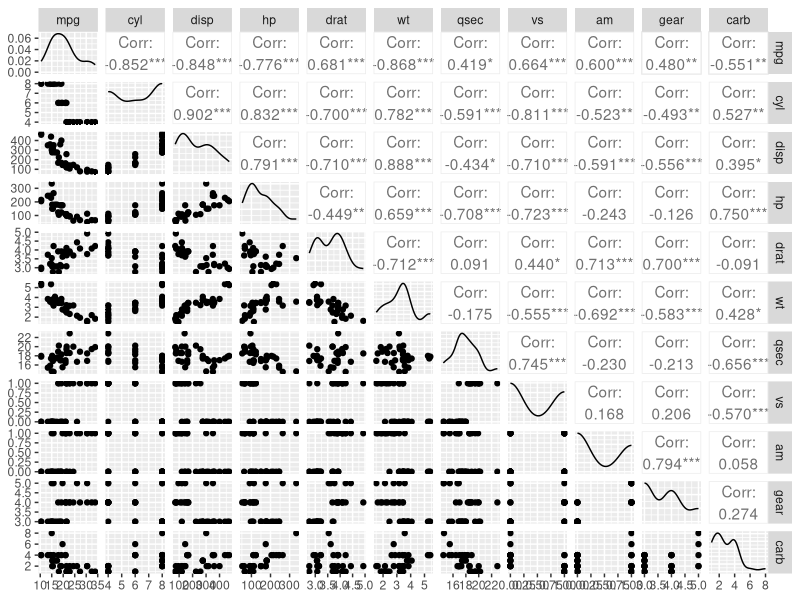
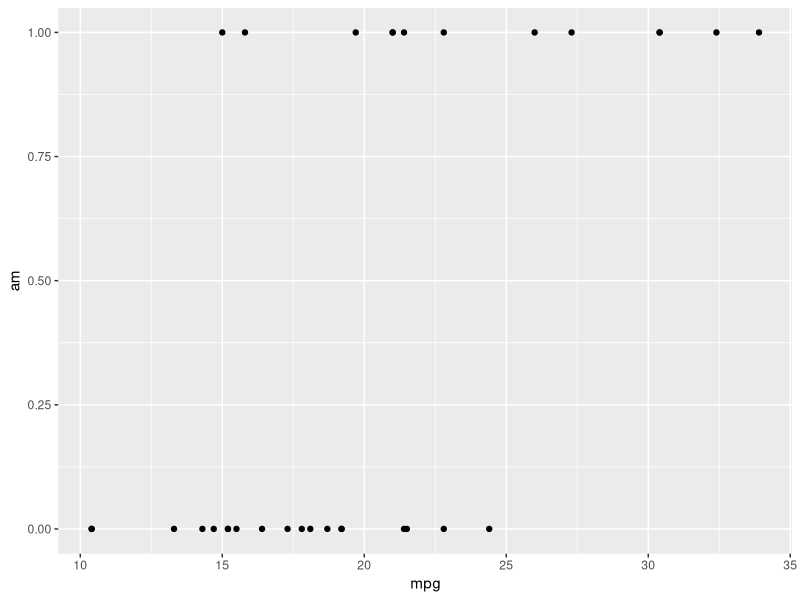
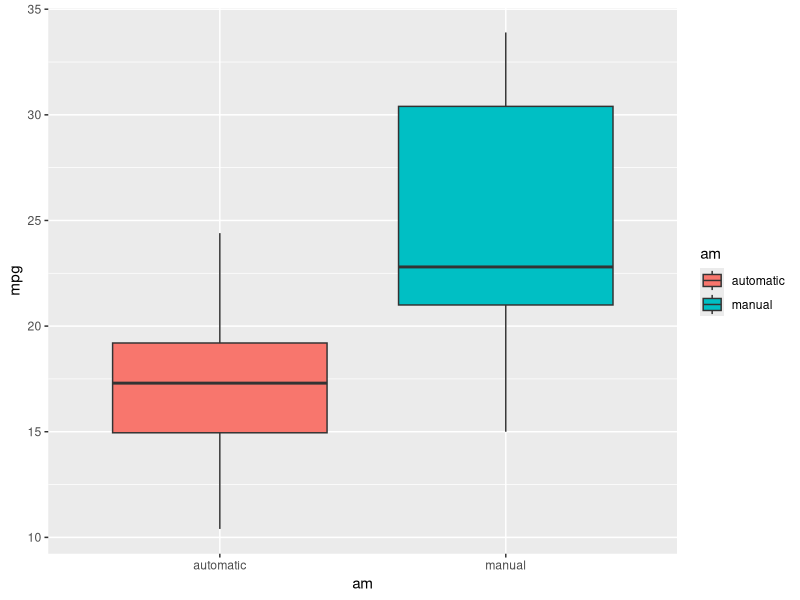
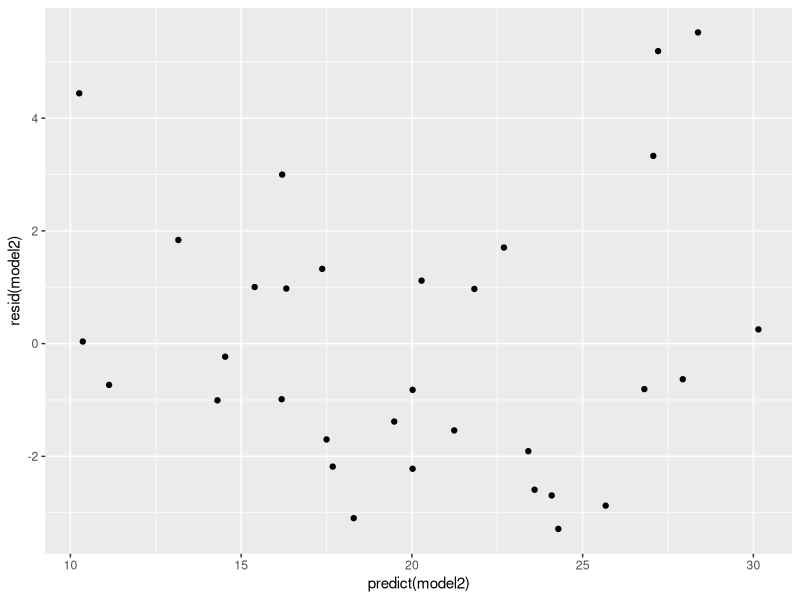

These charts were generated, in order, by the following R code:
## ---- chunk 1
knitr::opts_chunk$set(echo = TRUE)
## ---- chunk 2
library(dplyr)
library(ggplot2) 
library(GGally)

data <- mtcars %>%
  mutate_at(c("cyl","gear","carb","am","vs"), as.factor)
levels(data$am) <- list(automatic="0", manual="1")
## ---- chunk 3
automatic <- data %>%
  filter(am =="automatic" )
manual<- data %>%
  filter(am =="manual")
## ---- chunk 4
t.test(automatic$mpg,manual$mpg,paired = FALSE)

## ---- chunk 5
model1 <- lm(mpg ~ am, data = data)
## ---- chunk 6
model2 <- lm(mpg ~hp + drat + am + wt  , data= data)
## ---- chunk 7
model3 <- lm(mpg ~., data= data)
## ---- chunk 8
anova(model1,model2,model3)
## ---- chunk 9
ggpairs(mtcars)
ggplot(data = mtcars, aes(y =am, x = mpg))+
  geom_point()
## ---- chunk 10
ggplot(data = data)+
  aes(x = am, y = mpg,fill=am)+
  geom_boxplot()
## ---- chunk 11
qplot(predict(model2), resid(model2))
